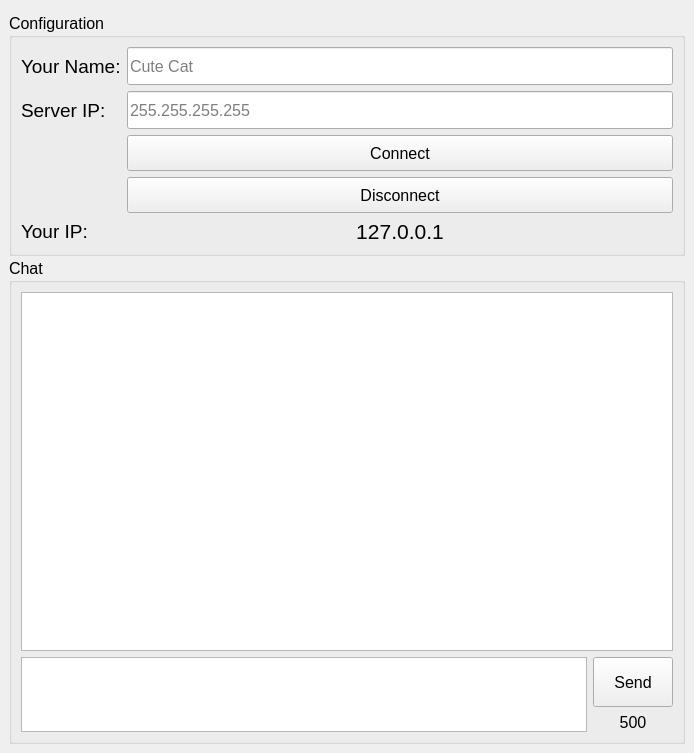
<?xml version="1.0" encoding="UTF-8"?>
<ui version="4.0">
 <class>MainWindow</class>
 <widget class="QMainWindow" name="MainWindow">
  <property name="geometry">
   <rect>
    <x>0</x>
    <y>0</y>
    <width>689</width>
    <height>753</height>
   </rect>
  </property>
  <property name="windowTitle">
   <string>ChatCat</string>
  </property>
  <widget class="QWidget" name="centralwidget">
   <layout class="QVBoxLayout" name="verticalLayout">
    <item>
     <layout class="QGridLayout" name="gridLayout">
      <item row="0" column="0">
       <widget class="QGroupBox" name="grpConfig">
        <property name="sizePolicy">
         <sizepolicy hsizetype="Expanding" vsizetype="Fixed">
          <horstretch>0</horstretch>
          <verstretch>0</verstretch>
         </sizepolicy>
        </property>
        <property name="minimumSize">
         <size>
          <width>0</width>
          <height>243</height>
         </size>
        </property>
        <property name="maximumSize">
         <size>
          <width>16777215</width>
          <height>234</height>
         </size>
        </property>
        <property name="font">
         <font>
          <pointsize>12</pointsize>
         </font>
        </property>
        <property name="title">
         <string>Configuration</string>
        </property>
        <layout class="QVBoxLayout" name="verticalLayout_2">
         <item>
          <layout class="QGridLayout" name="gridLayout_2">
           <item row="2" column="2">
            <widget class="QPushButton" name="btnConnect">
             <property name="sizePolicy">
              <sizepolicy hsizetype="Expanding" vsizetype="Fixed">
               <horstretch>0</horstretch>
               <verstretch>0</verstretch>
              </sizepolicy>
             </property>
             <property name="minimumSize">
              <size>
               <width>0</width>
               <height>36</height>
              </size>
             </property>
             <property name="font">
              <font>
               <pointsize>12</pointsize>
              </font>
             </property>
             <property name="text">
              <string>Connect</string>
             </property>
            </widget>
           </item>
           <item row="3" column="2">
            <widget class="QPushButton" name="btnDisconnect">
             <property name="sizePolicy">
              <sizepolicy hsizetype="Expanding" vsizetype="Fixed">
               <horstretch>0</horstretch>
               <verstretch>0</verstretch>
              </sizepolicy>
             </property>
             <property name="minimumSize">
              <size>
               <width>0</width>
               <height>36</height>
              </size>
             </property>
             <property name="font">
              <font>
               <pointsize>12</pointsize>
              </font>
             </property>
             <property name="text">
              <string>Disconnect</string>
             </property>
            </widget>
           </item>
           <item row="4" column="0" colspan="2">
            <widget class="QLabel" name="label_2">
             <property name="sizePolicy">
              <sizepolicy hsizetype="Expanding" vsizetype="Fixed">
               <horstretch>0</horstretch>
               <verstretch>0</verstretch>
              </sizepolicy>
             </property>
             <property name="font">
              <font>
               <pointsize>14</pointsize>
              </font>
             </property>
             <property name="text">
              <string>Your IP:</string>
             </property>
            </widget>
           </item>
           <item row="1" column="0" colspan="2">
            <widget class="QLabel" name="label">
             <property name="sizePolicy">
              <sizepolicy hsizetype="Expanding" vsizetype="Fixed">
               <horstretch>0</horstretch>
               <verstretch>0</verstretch>
              </sizepolicy>
             </property>
             <property name="maximumSize">
              <size>
               <width>131</width>
               <height>206</height>
              </size>
             </property>
             <property name="font">
              <font>
               <pointsize>14</pointsize>
               <weight>50</weight>
               <bold>false</bold>
              </font>
             </property>
             <property name="text">
              <string>Server IP:</string>
             </property>
            </widget>
           </item>
           <item row="0" column="2">
            <widget class="QLineEdit" name="txtName">
             <property name="minimumSize">
              <size>
               <width>0</width>
               <height>36</height>
              </size>
             </property>
             <property name="maximumSize">
              <size>
               <width>16777215</width>
               <height>215</height>
              </size>
             </property>
             <property name="placeholderText">
              <string>Cute Cat</string>
             </property>
            </widget>
           </item>
           <item row="1" column="2">
            <widget class="QLineEdit" name="txtIP">
             <property name="sizePolicy">
              <sizepolicy hsizetype="Expanding" vsizetype="Fixed">
               <horstretch>0</horstretch>
               <verstretch>0</verstretch>
              </sizepolicy>
             </property>
             <property name="minimumSize">
              <size>
               <width>0</width>
               <height>36</height>
              </size>
             </property>
             <property name="maximumSize">
              <size>
               <width>16777215</width>
               <height>211</height>
              </size>
             </property>
             <property name="inputMask">
              <string/>
             </property>
             <property name="placeholderText">
              <string>255.255.255.255</string>
             </property>
            </widget>
           </item>
           <item row="4" column="2">
            <widget class="QLabel" name="lblIP">
             <property name="sizePolicy">
              <sizepolicy hsizetype="Expanding" vsizetype="Fixed">
               <horstretch>0</horstretch>
               <verstretch>0</verstretch>
              </sizepolicy>
             </property>
             <property name="font">
              <font>
               <pointsize>16</pointsize>
              </font>
             </property>
             <property name="text">
              <string>127.0.0.1</string>
             </property>
             <property name="alignment">
              <set>Qt::AlignCenter</set>
             </property>
            </widget>
           </item>
           <item row="0" column="0" colspan="2">
            <widget class="QLabel" name="label_3">
             <property name="sizePolicy">
              <sizepolicy hsizetype="Expanding" vsizetype="Fixed">
               <horstretch>0</horstretch>
               <verstretch>0</verstretch>
              </sizepolicy>
             </property>
             <property name="maximumSize">
              <size>
               <width>16777215</width>
               <height>206</height>
              </size>
             </property>
             <property name="font">
              <font>
               <pointsize>14</pointsize>
               <weight>50</weight>
               <bold>false</bold>
              </font>
             </property>
             <property name="text">
              <string>Your Name:</string>
             </property>
            </widget>
           </item>
          </layout>
         </item>
        </layout>
       </widget>
      </item>
      <item row="1" column="0">
       <widget class="QGroupBox" name="grpChat">
        <property name="font">
         <font>
          <pointsize>12</pointsize>
         </font>
        </property>
        <property name="title">
         <string>Chat</string>
        </property>
        <layout class="QVBoxLayout" name="verticalLayout_3">
         <item>
          <layout class="QGridLayout" name="gridLayout_3">
           <item row="2" column="0" rowspan="2">
            <widget class="QPlainTextEdit" name="txtSend">
             <property name="sizePolicy">
              <sizepolicy hsizetype="Expanding" vsizetype="Fixed">
               <horstretch>0</horstretch>
               <verstretch>0</verstretch>
              </sizepolicy>
             </property>
             <property name="minimumSize">
              <size>
               <width>566</width>
               <height>75</height>
              </size>
             </property>
             <property name="maximumSize">
              <size>
               <width>16777215</width>
               <height>75</height>
              </size>
             </property>
             <property name="font">
              <font>
               <pointsize>11</pointsize>
              </font>
             </property>
             <property name="plainText">
              <string/>
             </property>
             <property name="placeholderText">
              <string>Type Here...</string>
             </property>
            </widget>
           </item>
           <item row="3" column="1">
            <widget class="QLabel" name="lblCharLeft">
             <property name="text">
              <string>500</string>
             </property>
             <property name="alignment">
              <set>Qt::AlignCenter</set>
             </property>
            </widget>
           </item>
           <item row="2" column="1">
            <widget class="QPushButton" name="btnSend">
             <property name="minimumSize">
              <size>
               <width>0</width>
               <height>50</height>
              </size>
             </property>
             <property name="font">
              <font>
               <pointsize>12</pointsize>
              </font>
             </property>
             <property name="text">
              <string>Send</string>
             </property>
            </widget>
           </item>
           <item row="0" column="0" colspan="2">
            <widget class="QListWidget" name="lstChat">
             <property name="layoutDirection">
              <enum>Qt::RightToLeft</enum>
             </property>
             <property name="horizontalScrollBarPolicy">
              <enum>Qt::ScrollBarAsNeeded</enum>
             </property>
             <property name="sizeAdjustPolicy">
              <enum>QAbstractScrollArea::AdjustIgnored</enum>
             </property>
             <property name="textElideMode">
              <enum>Qt::ElideNone</enum>
             </property>
             <property name="verticalScrollMode">
              <enum>QAbstractItemView::ScrollPerPixel</enum>
             </property>
             <property name="horizontalScrollMode">
              <enum>QAbstractItemView::ScrollPerPixel</enum>
             </property>
             <property name="movement">
              <enum>QListView::Static</enum>
             </property>
             <property name="flow">
              <enum>QListView::TopToBottom</enum>
             </property>
             <property name="isWrapping" stdset="0">
              <bool>false</bool>
             </property>
             <property name="resizeMode">
              <enum>QListView::Fixed</enum>
             </property>
             <property name="layoutMode">
              <enum>QListView::SinglePass</enum>
             </property>
             <property name="spacing">
              <number>1</number>
             </property>
             <property name="viewMode">
              <enum>QListView::ListMode</enum>
             </property>
             <property name="wordWrap">
              <bool>true</bool>
             </property>
             <property name="selectionRectVisible">
              <bool>false</bool>
             </property>
            </widget>
           </item>
          </layout>
         </item>
        </layout>
       </widget>
      </item>
     </layout>
    </item>
   </layout>
  </widget>
 </widget>
 <resources/>
 <connections/>
</ui>
